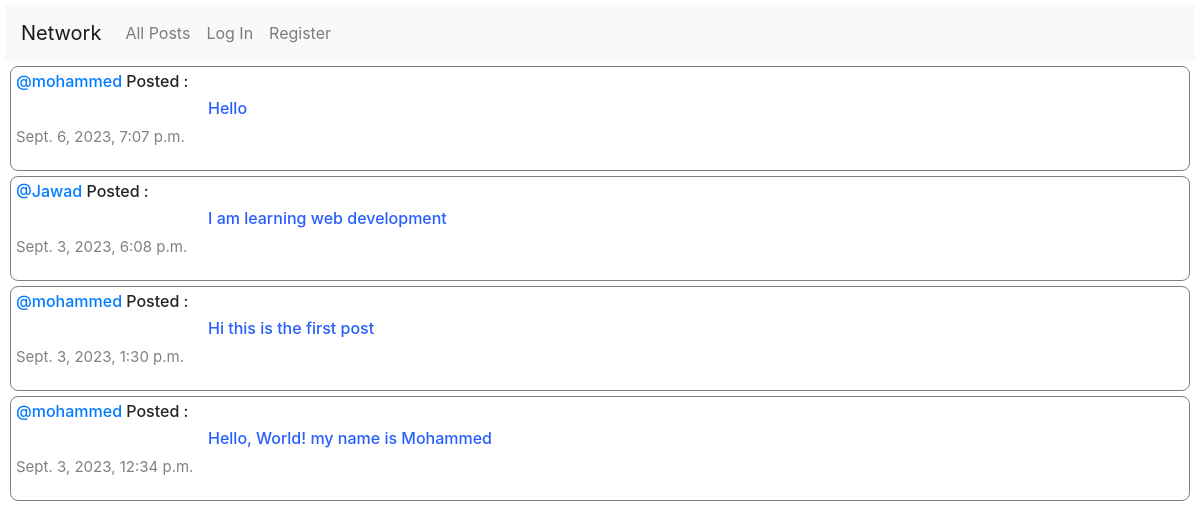
The page / on the database its author committed.
### network/models.py (models this page shows, shortened)
class Post(models.Model):
    user = models.ForeignKey(User , on_delete=models.CASCADE , related_name="userPosts")
    content = models.CharField(max_length=255)
    date = models.DateTimeField(auto_now_add=True)

class User(AbstractUser):
    pass

### network/views.py (the view)
# urls.py: path("", views.index, name="index"),
def index(request):
    posts = Post.objects.all().order_by("id").reverse()
    paginator = Paginator(posts , 10)
    page_number = request.GET.get('page')
    page_posts = paginator.get_page(page_number)
    likes = Like.objects.all()
    likedWho = []
    try:
        for like in likes:
            if like.user.id == request.user.id:
                likedWho.append(like.post.id)
    except:
        likedWho = []
    return render(request, "network/index.html", {
        "posts":posts,
        "page_posts":page_posts,
        "likedWho" : likedWho
    })

### network/templates/network/index.html (shortened to what this page needs)
{% extends "network/layout.html" %}
{% block body %}
        <div class="posts">
            {% for post in page_posts%}
                <div id="posts">
                    <h6> <a  style="text-decoration: none;" href="{% url 'profile' user_id=post.user.id %}">@{{post.user}}</a> Posted :</h6>
                    <h6 style="padding-left: 12rem; color: #275EFE;" id="content_{{post.id}}">{{post.content}}</h6>
                    <p id="date">{{post.date}}</p>
                </div>
            {% endfor %}
{% endblock %}

### network/templates/network/layout.html (shortened to what this page needs)
{% load static %}
<!DOCTYPE html>
<html lang="en">
    <head>
        <link rel="stylesheet" href="https://stackpath.bootstrapcdn.com/bootstrap/4.4.1/css/bootstrap.min.css">
        <link href="{% static 'network/styles.css' %}" rel="stylesheet">
        <link rel="stylesheet" href="https://cdnjs.cloudflare.com/ajax/libs/font-awesome/4.7.0/css/font-awesome.min.css">
    </body>
    </head>
    <body>
        <nav  class="navbar navbar-expand-lg navbar-light bg-light">
            <a  class="navbar-brand" href="{% url 'index' %}">Network</a>
            <div>
              <ul class="navbar-nav mr-auto">
                <li class="nav-item">
                  <a class="nav-link" href="{% url 'index' %}">All Posts</a>
                </li>
                {% if user.is_authenticated %}
                    <li class="nav-item">
                        <a class="nav-link" href="{% url 'following' %}">Following</a>
                    </li>
                    <li class="nav-item">
                        <a class="nav-link" href="{% url 'logout' %}">Log Out</a>
                    </li>
                {% else %}
                    <li class="nav-item">
                        <a class="nav-link" href="{% url 'login' %}">Log In</a>
                    </li>
                    <li class="nav-item">
                        <a class="nav-link" href="{% url 'register' %}">Register</a>
                    </li>
                {% endif %}
              </ul>
            </div>
          </nav>
        <div class="body">
            {% block body %}
            {% endblock %}
        </div>
    </body>
</html>

### network/static/network/styles.css (style rules this page uses)
body { margin: 5px; }
#Posts-Border , #posts { border: 1px solid gray; padding: 5px; border-radius: 8px; margin: 5px; }
#date { color: gray; font-size: 15px; }

### rows shown on the page
Post: user "mohammed", content "Hello", date "Sept. 6, 2023, 7:07 p.m."
Post: user "Jawad", content "I am learning web development", date "Sept. 3, 2023, 6:08 p.m."
Post: user "mohammed", content "Hi this is the first post", date "Sept. 3, 2023, 1:30 p.m."
Post: user "mohammed", content "Hello, World! my name is Mohammed", date "Sept. 3, 2023, 12:34 p.m."
